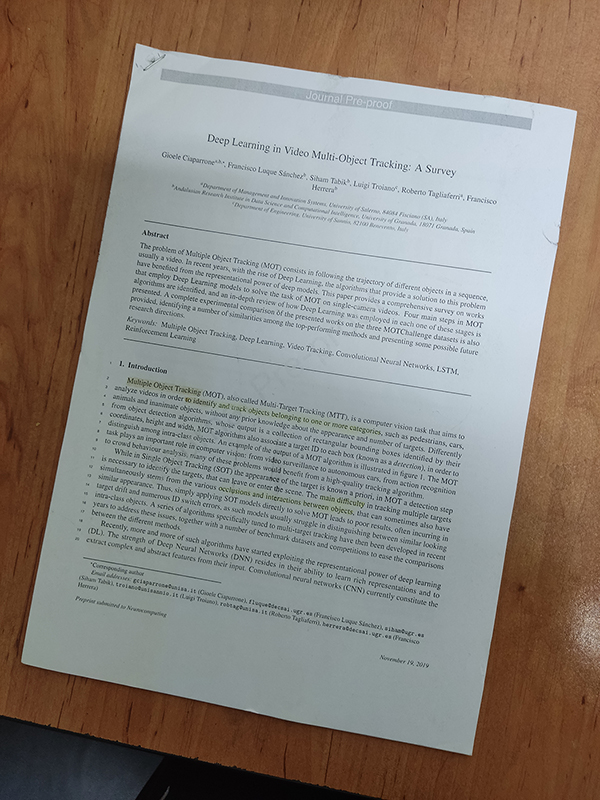
#> input picture HW7/images/example.jpg, 600 x 800 px
$ jupyter execute Q3.ipynb
#> lines starting #> are read from the running program, lines starting #| are printed output that depends on the picture; after the words box and inside, x2 and y2 are one past the last pixel; in counts of white or black regions, pixels touching at a corner belong together
# Imports

[cell 1]
import cv2
import numpy as np
import matplotlib.pyplot as plt

# Utilities

[cell 2]
def imshow(im):
    width, height, *channels = im.shape
    if channels:
        # By default, OpenCV tends to work with images in the BGR format.
        # This is due to some outdated practices, but it has been left in the library.
        # We can iterate the channels in reverse order to get an RGB image.
        plt.imshow(im[:,:,::-1])
    else:
        plt.imshow(im, cmap='gray')
    plt.axis('off')

[cell 3]
def reorder(vertices):
    # OpenCV *prefers* if we use `np.float32`.
    vertices = np.array(vertices)
    reordered = np.zeros((4,2), dtype=np.float32)
    add = vertices.sum(1)
    reordered[0] = [vertices[0][0][np.argmin(add)],vertices[0][1][np.argmin(add)]]
    reordered[2] = [vertices[0][0][np.argmax(add)],vertices[0][1][np.argmax(add)]]
    diff = np.diff(vertices, axis=1)
    reordered[1] = [vertices[0][0][np.argmin(diff)],vertices[0][1][np.argmin(diff)]]
    reordered[3] = [vertices[0][0][np.argmax(diff)],vertices[0][1][np.argmax(diff)]]
    return reordered

# Image

[cell 4]
im = cv2.imread('images/example.jpg')
#> im is the input picture: shape (800, 600, 3); mean B, G, R 122.1, 130.1, 137.6
imshow(im)

# Process

Follow the hints in each section to implement the functions.

## Grayscale Transform

Use the `cv2.cvtColor` function with any color space you deem appropriate. The resulting image should have a single channel.

[cell 5]
def to_grayscale(im):
    return cv2.cvtColor(im,cv2.COLOR_BGR2GRAY)

[cell 6]
grayscale = to_grayscale(im)
#> in to_grayscale, `return cv2.cvtColor(im,cv2.COLOR_BGR2GRAY)`:
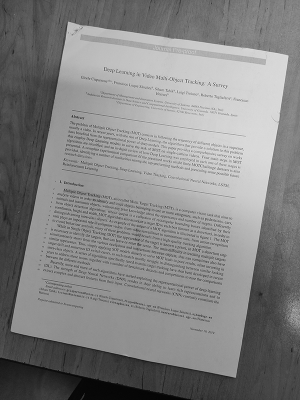
#> returned value: shape (800, 600) (shown at 1/2 size); min 0, max 255, mean 131.4
imshow(grayscale)

## Blurring the Image

The Gaussian filter or its more advanced sibling, the Bilateral filter, have shown the best results. Go with whatever smoothing filter you prefer. Considering that the image is highly likely to contain texts, adjust your window size accordingly.

[cell 7]
def blur(im):
    return cv2.blur(im,(5,5))

[cell 8]
blurred = blur(grayscale)
imshow(blurred)

## Edge Detection

The `cv2.Canny` filter tends to generate the best results. Tune its thresholds using the provided image and try it on a few more examples.

[cell 9]
def to_edges(im):
    return cv2.Canny(im,10,150)

[cell 10]
edges = to_edges(blurred)
#> in to_edges, `return cv2.Canny(im,10,150)`:
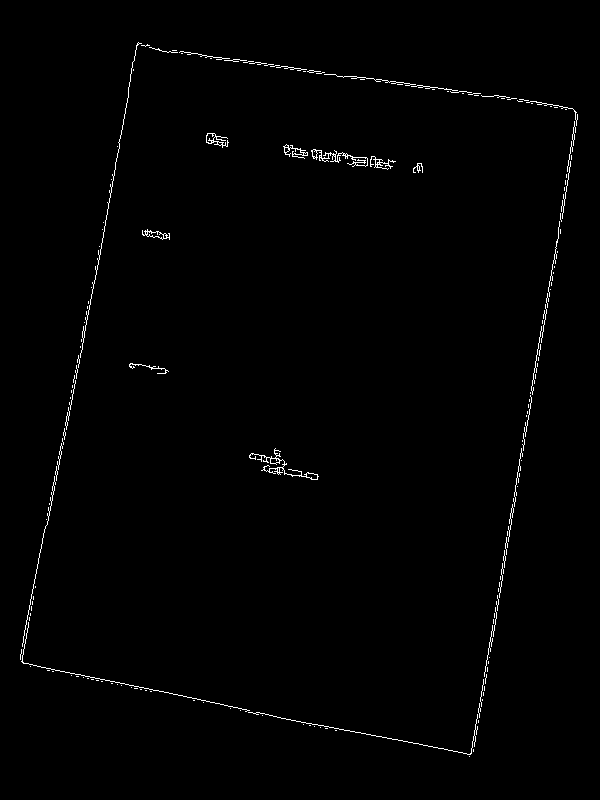
#> returned value: shape (800, 600); 0.87% white in thin lines or dots, all inside (x1, y1, x2, y2) = (20, 42, 578, 757)
imshow(edges)

## Contour Detection

We highly suggest that you learn more about [image contours](https://docs.opencv.org/4.x/d4/d73/tutorial_py_contours_begin.html), specifically, the `cv2.findContours` function. You'd want to find the contour that has the largest surface area (using `cv2.contourArea`) and simplify its boundaries to a quadrilateral using `cv2.approxPolyDP` (and possibly `cv2.arcLength`). If this all sounds too complicated, go with the Hough transform. As discussed in the instructions, you can use the Hough transform to identify four lines within the output of `to_edges` to identify the most prominent parallelogram present in the image. This isn't, however, the best solution.

Regardless of the method, the output of the function must be the coordinates of the four vertices containing the page, in the form of a `4x2` array.

*Hint*: If you are using `cv2.findContours`, the Simple Approximation Model suffices for our purposes.

[cell 11]
def find_vertices(im):
    dst = cv2.cornerHarris(im,2,3,0.04)
    dst = cv2.dilate(dst,None)
    ret, dst = cv2.threshold(dst,0.01*dst.max(),255,0)
    dst = np.uint8(dst)
    ret, labels, stats, centroids = cv2.connectedComponentsWithStats(dst)
    criteria = (cv2.TERM_CRITERIA_EPS + cv2.TERM_CRITERIA_MAX_ITER, 100, 0.001)
    corners = cv2.cornerSubPix(im,np.float32(centroids),(5,5),(-1,-1),criteria)
    leftmost = corners[corners[:,0].argmin()].reshape((1, -1))
    rightmost = corners[corners[:,0].argmax()].reshape((1, -1))
    topmost = corners[corners[:,1].argmin()].reshape((1, -1))
    bottommost = corners[corners[:,1].argmax()].reshape((1, -1))
    x = [rightmost[0][0],leftmost[0][0],topmost[0][0],bottommost[0][0]]
    y = [rightmost[0][1],leftmost[0][1],topmost[0][1],bottommost[0][1]]
    vertices = [[x,y]]
    return vertices

[cell 12]
# Let's draw the points on the original image.
imshow(im)
vertices = find_vertices(edges)
#> in find_vertices, `dst = cv2.cornerHarris(im,2,3,0.04)`:
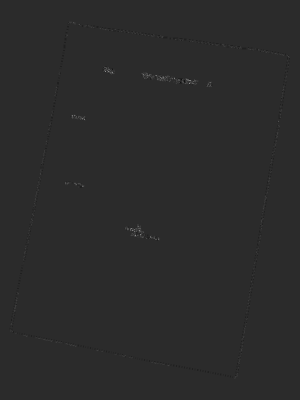
#> dst: shape (800, 600) float32 (shown at 1/2 size); min -0.04, max 0.193, mean 6.29e-05; drawn with min black and max white
#> in find_vertices, `dst = cv2.dilate(dst,None)`:
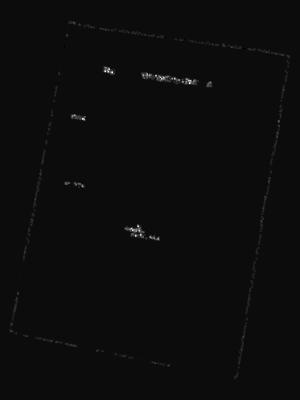
#> dst: shape (800, 600) float32 (shown at 1/2 size); min -0.01, max 0.193, mean 0.000569; drawn with min black and max white
#> in find_vertices, `ret, dst = cv2.threshold(dst,0.01*dst.max(),255,0)`:
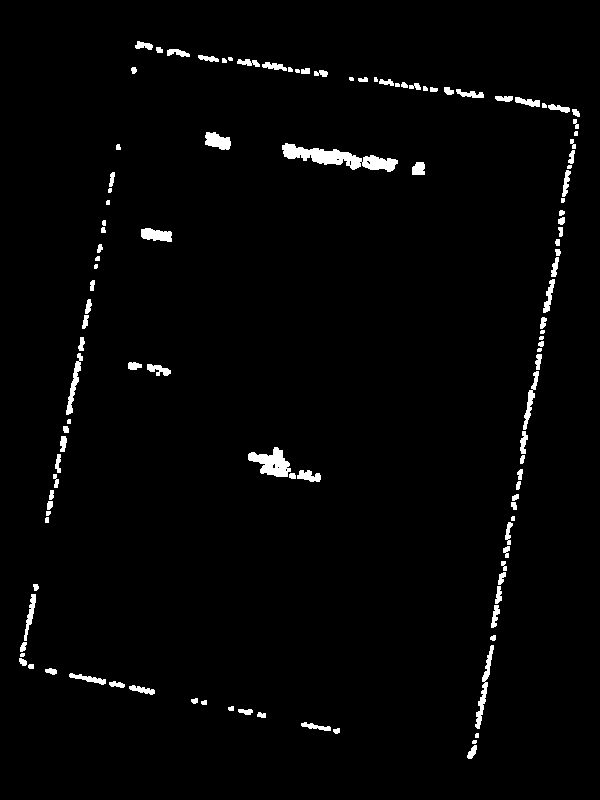
#> dst: shape (800, 600) float32; 2.1% white; 117 white regions (19 under 20 px), largest, box (x1, y1, x2, y2) and area: (282, 143, 398, 172) 1395, (248, 447, 291, 477) 718, (475, 645, 494, 729) 407
#> in find_vertices, `ret, dst = cv2.threshold(dst,0.01*dst.max(),255,0)`: ret = 0.00193
#> in find_vertices, `ret, labels, stats, centroids = cv2.connectedComponentsWithStats(dst)`:
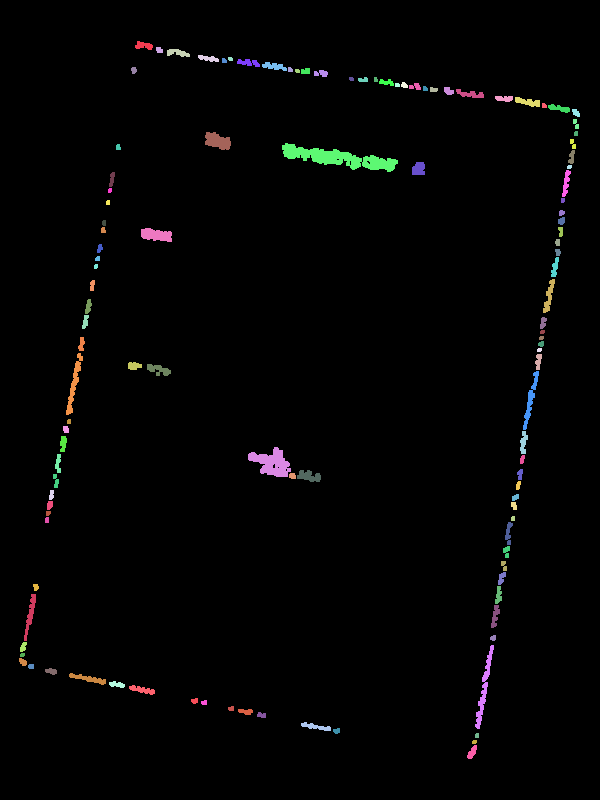
#> labels: shape (800, 600) int32; 118 distinct labels, from 0 to 117; one colour per label, 0 black
#> in find_vertices, `ret, labels, stats, centroids = cv2.connectedComponentsWithStats(dst)`: ret = 118; stats = 118 rows, first 6: [0, 0, 600, 800, 469842], [135, 41, 18, 9, 103], [156, 47, 7, 6, 36], [167, 49, 23, 8, 118], [198, 55, 21, 7, 92], [228, 57, 5, 4, 18]; centroids = 118 pairs, first value 22 to 575.6, second value 45.19 to 751.9
#> in find_vertices, `corners = cv2.cornerSubPix(im,np.float32(centroids),(5,5),(-1,-1),crit..`: corners = 118 pairs, first value 21.16 to 575.6, second value 45.19 to 754.4
#> in find_vertices, `leftmost = corners[corners[:,0].argmin()].reshape((1, -1))`: leftmost = [[21.16, 655.4]]
#> in find_vertices, `rightmost = corners[corners[:,0].argmax()].reshape((1, -1))`: rightmost = [[575.6, 133.1]]
#> in find_vertices, `topmost = corners[corners[:,1].argmin()].reshape((1, -1))`: topmost = [[143.4, 45.19]]
#> in find_vertices, `bottommost = corners[corners[:,1].argmax()].reshape((1, -1))`: bottommost = [[469.6, 754.4]]
#> in find_vertices, `x = [rightmost[0][0],leftmost[0][0],topmost[0][0],bottommost[0][0]]`: x = [575.6, 21.16, 143.4, 469.6]
#> in find_vertices, `y = [rightmost[0][1],leftmost[0][1],topmost[0][1],bottommost[0][1]]`: y = [133.1, 655.4, 45.19, 754.4]
#> in find_vertices, `vertices = [[x,y]]`: vertices = [[[575.6, 21.16, 143.4, 469.6], [133.1, 655.4, 45.19, 754.4]]]
plt.scatter([x for x, y in vertices], [y for x, y in vertices])
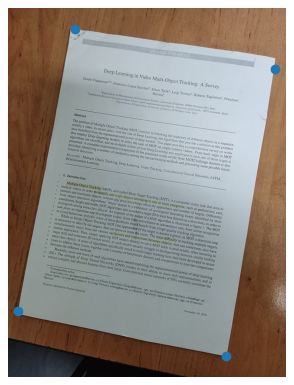
#> figure drawn by matplotlib, 1 panel

## Perspective Transform

We can use the `cv2.getPerspectiveTransform` function to find a transform that maps the region we have identified to a rectangle that we can easily crop. You then need to use `cv2.warpPerspective` to apply this transform and crop out the target region.

**Note**: `cv2.getPerspectiveTransform` expects your vertices in a particular order. They should be top left, top right, bottom right, and finally, bottom left. We have implemented a utility function for this purpose.

[cell 13]
def crop_out(im, vertices):
    # Your code goes here.
    target = np.float32([[0, 0], [600, 0], [600, 800], [0, 800]])
    transform = cv2.getPerspectiveTransform(reorder(vertices), target)  # get the top or bird eye view effect
#> in reorder, `vertices = np.array(vertices)`: vertices = [[575.6, 21.16, 143.4, 469.6], [133.1, 655.4, 45.19, 754.4]]
#> in reorder, `add = vertices.sum(1)`: add = [[708.7, 676.6, 188.6, 1224]]
#> in reorder, `diff = np.diff(vertices, axis=1)`: diff = [[-442.5, 634.3, -98.17, 284.9]]
    return cv2.warpPerspective(im, transform, (600, 800))

[cell 14]
cropped = crop_out(im, vertices)
#> in crop_out, `transform = cv2.getPerspectiveTransform(reorder(vertices), target)`: transform = [[1.36, 0.272, -206.7], [-0.268, 1.32, -21.12], [1.33e-05, 6.92e-05, 1]]
#> in crop_out, `return cv2.warpPerspective(im, transform, (600, 800))`:
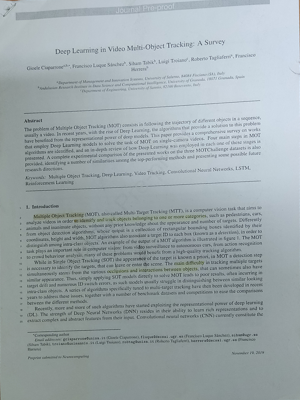
#> returned value: shape (800, 600, 3) (shown at 1/2 size); mean of channels 0, 1, 2 170.1, 166.9, 156.2; drawn as B, G, R
imshow(cropped)

## Image Enhancement

I'll leave this part up to you!

[cell 15]
def normalize_kernel(kernel, k_width, k_height, scaling_factor = 1.0):
    K_EPS = 1.0e-12
    pos_range, neg_range = 0, 0
    for i in range(k_width * k_height):
        if abs(kernel[i]) < K_EPS:
            kernel[i] = 0.0
        if kernel[i] < 0:
            neg_range += kernel[i]
        else:
            pos_range += kernel[i]

    pos_scale, neg_scale = pos_range, -neg_range
    if abs(pos_range) >= K_EPS:
        pos_scale = pos_range
    else:
        pos_sacle = 1.0
    if abs(neg_range) >= K_EPS:
        neg_scale = 1.0
    else:
        neg_scale = -neg_range

    pos_scale = scaling_factor / pos_scale
    neg_scale = scaling_factor / neg_scale

    for i in range(k_width * k_height):
        if (not np.nan == kernel[i]):
            kernel[i] *= pos_scale if kernel[i] >= 0 else neg_scale

    return kernel

def dog(img, k_size, sigma_1, sigma_2):
    k_width = k_height = k_size
    x = y = (k_width - 1) // 2
    kernel = np.zeros(k_width * k_height)

    if sigma_1 > 0:
        co_1 = 1 / (2 * sigma_1 * sigma_1)
        co_2 = 1 / (2 * np.pi * sigma_1 * sigma_1)
        i = 0
        for v in range(-y, y + 1):
            for u in range(-x, x + 1):
                kernel[i] = np.exp(-(u*u + v*v) * co_1) * co_2
                i += 1

    else:
        kernel[x + y * k_width] = 1.0

    if sigma_2 > 0:
        co_1 = 1 / (2 * sigma_2 * sigma_2)
        co_2 = 1 / (2 * np.pi * sigma_2 * sigma_2)
        i = 0
        for v in range(-y, y + 1):
            for u in range(-x, x + 1):
                kernel[i] -= np.exp(-(u*u + v*v) * co_1) * co_2
                i += 1
    else:
        kernel[x + y * k_width] -= 1.0

    norm_kernel = normalize_kernel(kernel, k_width, k_height, scaling_factor = 1.0)

    return cv2.bitwise_not(cv2.filter2D(img, -1, norm_kernel.reshape(k_width, k_height)))


def color_balance(img, low_per, high_per):
    tot_pix = img.shape[1] * img.shape[0]
    low_count = tot_pix * low_per / 100
    high_count = tot_pix * (100 - high_per) / 100

    cs_img = []
    for ch in cv2.split(img):
        cum_hist_sum = np.cumsum(cv2.calcHist([ch], [0], None, [256], (0, 256)))

        li, hi = np.searchsorted(cum_hist_sum, (low_count, high_count))
        if (li == hi):
            cs_img.append(ch)
            continue
        lut = np.array([0 if i < li
                        else (255 if i > hi else round((i - li) / (hi - li) * 255))
                        for i in np.arange(0, 256)], dtype = 'uint8')

        cs_ch = cv2.LUT(ch, lut)
        cs_img.append(cs_ch)

    return cv2.merge(cs_img)

def enhance(im):
    dog_k_size, dog_sigma_1, dog_sigma_2 = 15, 100, 0
    cb_black_per, cb_white_per = 2, 1
    color_balanced_img = color_balance(dog(im, dog_k_size, dog_sigma_1, dog_sigma_2), cb_black_per, cb_white_per)
    return color_balanced_img

## Result

Let's put everything together and get the result in one go.

[cell 16]
def scan(im):
    grayscale = to_grayscale(im)
    blurred = blur(grayscale)
    edges = to_edges(blurred)
    vertices = find_vertices(edges)
    cropped = crop_out(im, vertices)
    return enhance(cropped)

[cell 17]
scanned = scan(im)
#> in scan, `vertices = find_vertices(edges)`: vertices = [[[575.6, 21.16, 143.4, 469.6], [133.1, 655.4, 45.19, 754.4]]]
#> in dog, `return cv2.bitwise_not(cv2.filter2D(img, -1, norm_kernel.reshape(k_wid..`:
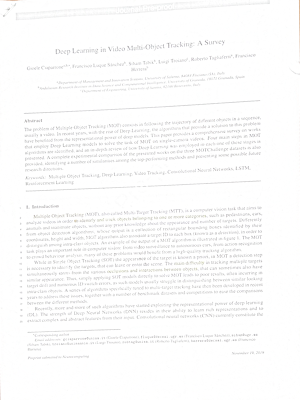
#> returned value: shape (800, 600, 3) (shown at 1/2 size); mean of channels 0, 1, 2 250.8, 250.8, 250.9; drawn as B, G, R
#> in color_balance, `tot_pix = img.shape[1] * img.shape[0]`: tot_pix = 480000
#> in color_balance, `low_count = tot_pix * low_per / 100`: low_count = 9600
#> in color_balance, `high_count = tot_pix * (100 - high_per) / 100`: high_count = 475200
#> the loop in color_balance, `for ch in cv2.split(img):` made 3 passes
#> li on passes 1 to 3: 211, 210, 211
#> pass 1, in color_balance, `cs_ch = cv2.LUT(ch, lut)`:
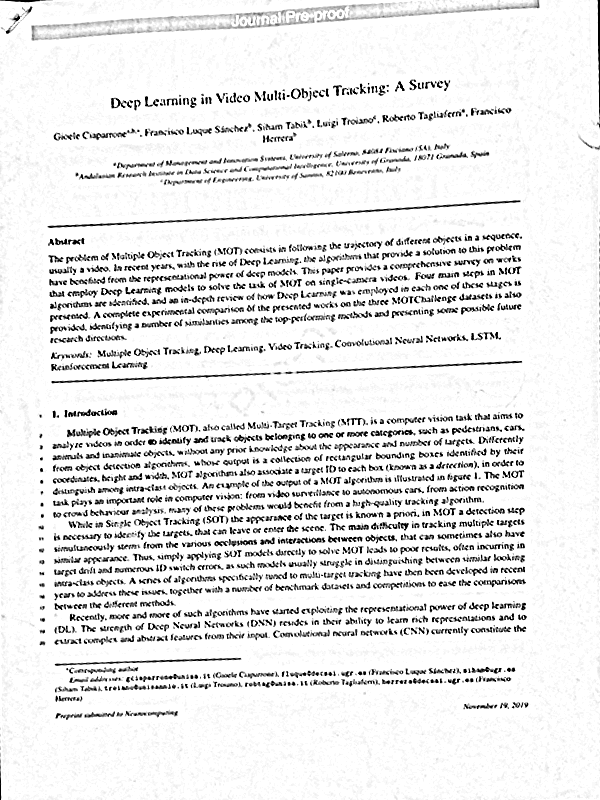
#> cs_ch: shape (800, 600); min 0, max 255, mean 232.1
#> after the loop in color_balance, `for ch in cv2.split(img):`: cs_img = 3 items
imshow(scanned)
